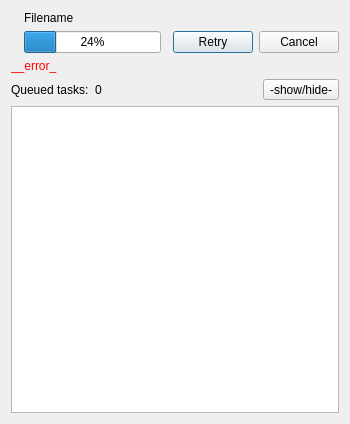
<?xml version="1.0" encoding="UTF-8"?>
<ui version="4.0">
 <class>TasksDialog</class>
 <widget class="QDialog" name="TasksDialog">
  <property name="geometry">
   <rect>
    <x>0</x>
    <y>0</y>
    <width>350</width>
    <height>424</height>
   </rect>
  </property>
  <property name="minimumSize">
   <size>
    <width>350</width>
    <height>0</height>
   </size>
  </property>
  <property name="windowTitle">
   <string>SXScout</string>
  </property>
  <layout class="QVBoxLayout" name="verticalLayout">
   <item>
    <layout class="QGridLayout" name="gridLayout">
     <property name="sizeConstraint">
      <enum>QLayout::SetMaximumSize</enum>
     </property>
     <item row="1" column="3">
      <widget class="QPushButton" name="buttonRetry">
       <property name="text">
        <string>Retry</string>
       </property>
      </widget>
     </item>
     <item row="1" column="4">
      <widget class="QPushButton" name="buttonCancel">
       <property name="text">
        <string>Cancel</string>
       </property>
      </widget>
     </item>
     <item row="0" column="0" rowspan="2">
      <widget class="QLabel" name="labelDirection">
       <property name="sizePolicy">
        <sizepolicy hsizetype="Minimum" vsizetype="Minimum">
         <horstretch>0</horstretch>
         <verstretch>0</verstretch>
        </sizepolicy>
       </property>
       <property name="maximumSize">
        <size>
         <width>50</width>
         <height>50</height>
        </size>
       </property>
       <property name="text">
        <string/>
       </property>
       <property name="pixmap">
        <pixmap resource="assets/assets.qrc">:/remoteBrowser/no_icon.png</pixmap>
       </property>
       <property name="scaledContents">
        <bool>true</bool>
       </property>
      </widget>
     </item>
     <item row="0" column="1" colspan="4">
      <widget class="QLabel" name="labelTaskName">
       <property name="sizePolicy">
        <sizepolicy hsizetype="Preferred" vsizetype="Fixed">
         <horstretch>0</horstretch>
         <verstretch>0</verstretch>
        </sizepolicy>
       </property>
       <property name="text">
        <string>Filename</string>
       </property>
      </widget>
     </item>
     <item row="1" column="1">
      <widget class="QProgressBar" name="progressBar">
       <property name="value">
        <number>24</number>
       </property>
      </widget>
     </item>
     <item row="2" column="0" colspan="5">
      <widget class="QLabel" name="errorLabel">
       <property name="styleSheet">
        <string notr="true">color: rgb(255, 0, 0);</string>
       </property>
       <property name="text">
        <string notr="true">__error_</string>
       </property>
      </widget>
     </item>
    </layout>
   </item>
   <item>
    <layout class="QHBoxLayout" name="horizontalLayout">
     <item>
      <widget class="QLabel" name="label_3">
       <property name="text">
        <string>Queued tasks:</string>
       </property>
      </widget>
     </item>
     <item>
      <widget class="QLabel" name="labelTaskCount">
       <property name="text">
        <string>0</string>
       </property>
      </widget>
     </item>
     <item>
      <spacer name="horizontalSpacer">
       <property name="orientation">
        <enum>Qt::Horizontal</enum>
       </property>
       <property name="sizeHint" stdset="0">
        <size>
         <width>71</width>
         <height>20</height>
        </size>
       </property>
      </spacer>
     </item>
     <item>
      <widget class="QToolButton" name="toolButton">
       <property name="text">
        <string notr="true">-show/hide-</string>
       </property>
      </widget>
     </item>
    </layout>
   </item>
   <item>
    <widget class="TaskDialogListView" name="listView">
     <property name="maximumSize">
      <size>
       <width>16777215</width>
       <height>16777215</height>
      </size>
     </property>
    </widget>
   </item>
  </layout>
 </widget>
 <customwidgets>
  <customwidget>
   <class>TaskDialogListView</class>
   <extends>QListView</extends>
   <header>taskdialoglistview.h</header>
  </customwidget>
 </customwidgets>
 <resources>
  <include location="assets/assets.qrc"/>
 </resources>
 <connections/>
</ui>
